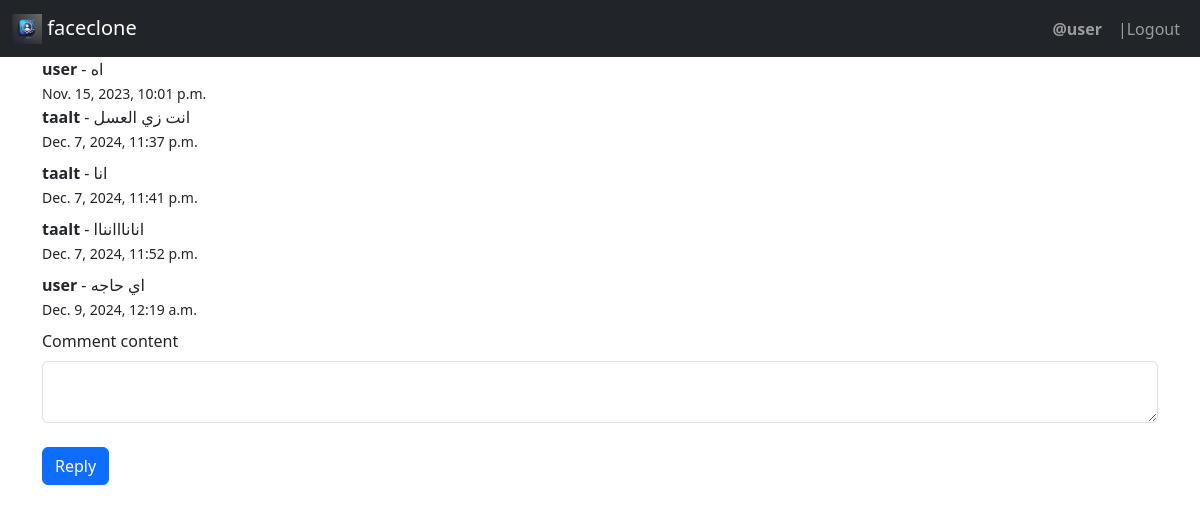
Screenshot of /reply_to_comment/38/ (signed in) with the database file from the repository.
### app/models.py (models this page shows, shortened)
class comment (models.Model):
    user_comment=models.ForeignKey(User,on_delete=models.CASCADE)
    post_comment=models.ForeignKey(post,on_delete=models.CASCADE,related_name='comments')
    comment_content=models.TextField(max_length=400,null=True,blank=True)
    likes_of_comment=models.ForeignKey(like,on_delete=models.CASCADE,null=True,blank=True)
    created_at=models.DateTimeField(auto_now=False, auto_now_add=True)
    updated=models.BooleanField(default=False,null=True,blank=True)
    image = models.ImageField(upload_to='post_images/comments_images', blank=True, null=True)
    updated_at = models.DateTimeField(auto_now=True, auto_now_add=False,null=True,blank=True)
    reply=models.ForeignKey('self',on_delete=models.CASCADE, null=True, blank=True, related_name='replies')
    is_reply=models.BooleanField(default=False,null=True)

### app/views.py (the view)
# urls.py: path('reply_to_comment/<int:comment_id>/', reply_to_comment, name='reply_to_comment'),
@login_required(login_url='login/')
def reply_to_comment(request, comment_id):
    comment_to_reply = get_object_or_404(comment, id=comment_id)
    if request.method == 'POST':
        reply_form = commentform(request.POST)
        if reply_form.is_valid():
            post_of_comment = comment_to_reply.post_comment
            reply_of_comment = reply_form.save(commit=False)
            reply_of_comment.user_comment = request.user
            reply_of_comment.post_comment = post_of_comment
            reply_of_comment.reply = comment_to_reply
            reply_of_comment.is_reply=True
            reply_of_comment.save()
            return redirect(request.path)
    else:
        reply_form = commentform()
    context = {
        'reply_form': reply_form,
        'comment': comment_to_reply,
    }
    return render(request,'reply.html',context)

### app/forms.py
class commentform(forms.ModelForm):
    class Meta:
        model = comment
        fields = ['comment_content','image']
        widgets = {
            'comment_content': forms.Textarea(attrs={'rows': 2}),}

### app/templates/reply.html (shortened to what this page needs)
{% extends "base.html" %}
{% load crispy_forms_tags %}
{% block content %}
<div class="comment-content">
    <strong>{{ comment.user_comment.username }}</strong> - {{ comment.comment_content }}<br>
    <small>{{ comment.created_at }}</small>
</div>
{% if comment.replies.all %}
    <div class="replies">
        {% for reply in comment.replies.all %}
            <div class="comment mb-2 ml-4">
                <strong>{{ reply.user_comment.username }}</strong> - {{ reply.comment_content }}<br>
                <small>{{ reply.created_at }}</small>
            </div>
        {% endfor %}
    </div>
{% endif %}
<form method="post" class="mt-2">
    <div class="form-group">
        {{ reply_form.comment_content|as_crispy_field }}
    </div>
    <button type="submit" name="reply" class="btn btn-primary mt-2">Reply</button>
</form>
{% endblock content %}

### app/templates/base.html (shortened to what this page needs)
<!DOCTYPE html>
<html lang="en">
    <head>
        {% load static %}
        <link href="{% static 'css/bootstrap.min.css' %}" rel="stylesheet">
    </head>
    <body>
        <nav class="navbar navbar-expand-lg navbar-dark bg-dark">
            <div class="container-fluid">
                        <a class="navbar-brand" href="{% url 'home' %}">
                            <img src="{% static 'logo/faceclone logo.png' %}" alt="Logo" width="30" height="30" class="d-inline-block align-text-top">
                            faceclone
                        </a>
            <ul class="navbar-nav">
                {% if request.user.is_authenticated %}
                <li class="nav-item">
                    <span class="nav-link">
                        <strong>@{{ request.user.username }}</strong>
                    </span>
                </li>
                <li class="nav-item">
                    <a class="nav-link" href="{% url 'log_out' %}">|Logout</a>
                </li>
                {% else %}
                <li class="nav-item">
                    <a class="nav-link" href="{% url 'login' %}">Login</a>
                </li>
                {% endif %}
            </ul>
        </div>
    </nav>
    <div class="container">
        {% block content %}
        {% endblock content %}
    </div>
</body>
</html>

### rows the page displays
comment: user_comment.username "user", comment_content "اه", created_at "Nov. 15, 2023, 10:01 p.m."
comment: user_comment.username "taalt", comment_content "انت زي العسل", created_at "Dec. 7, 2024, 11:37 p.m."
comment: user_comment.username "taalt", comment_content "انا", created_at "Dec. 7, 2024, 11:41 p.m."
comment: user_comment.username "taalt", comment_content "انانااانناا", created_at "Dec. 7, 2024, 11:52 p.m."
comment: user_comment.username "user", comment_content "اي حاجه", created_at "Dec. 9, 2024, 12:19 a.m."

### other values shown
{{ request.user.username }} "user"
